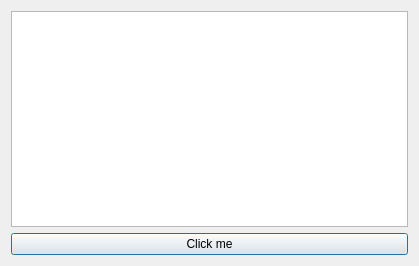
<?xml version="1.0" encoding="UTF-8"?>
<ui version="4.0">
 <class>Dialog</class>
 <widget class="QDialog" name="Dialog">
  <property name="geometry">
   <rect>
    <x>0</x>
    <y>0</y>
    <width>419</width>
    <height>266</height>
   </rect>
  </property>
  <property name="windowTitle">
   <string>Dialog</string>
  </property>
  <layout class="QVBoxLayout" name="verticalLayout">
   <item>
    <widget class="QListWidget" name="listWidget"/>
   </item>
   <item>
    <widget class="QPushButton" name="pushButton">
     <property name="text">
      <string>Click me</string>
     </property>
    </widget>
   </item>
  </layout>
 </widget>
 <layoutdefault spacing="6" margin="11"/>
 <resources/>
 <connections/>
</ui>
